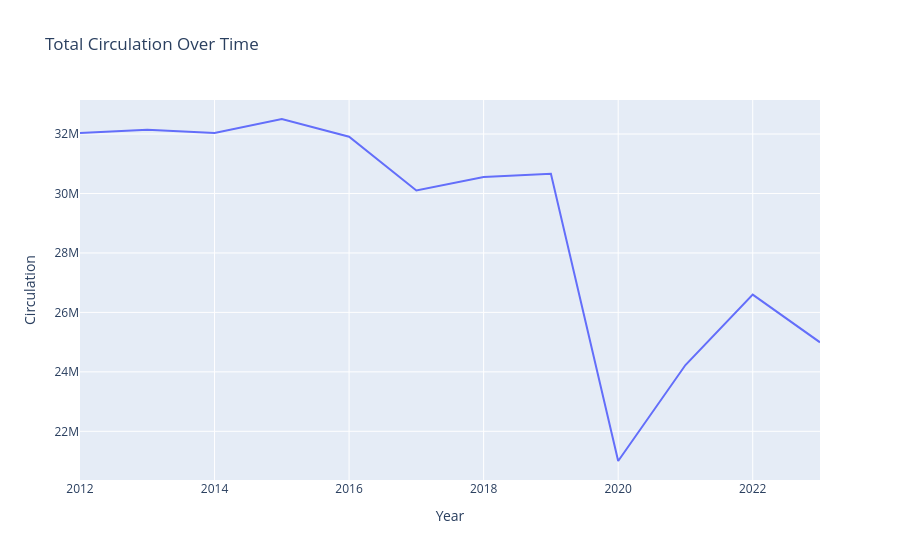
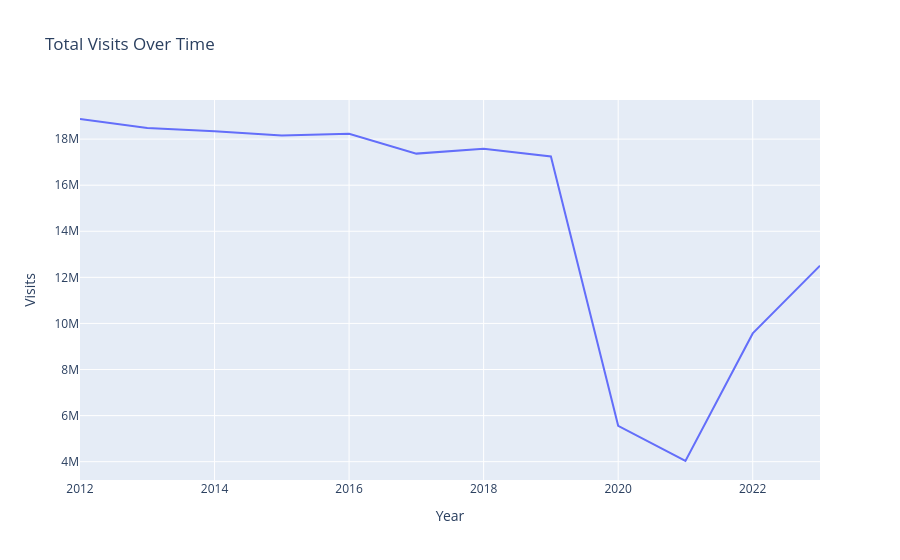
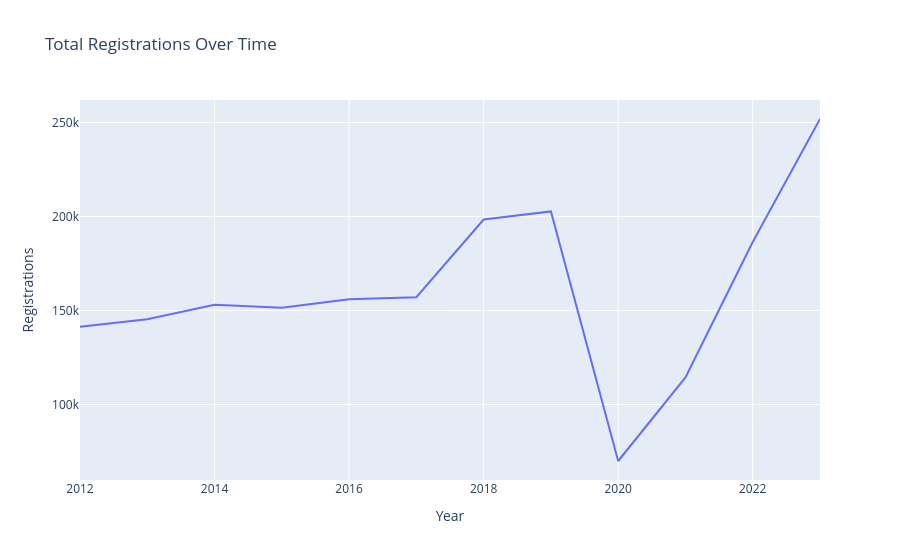
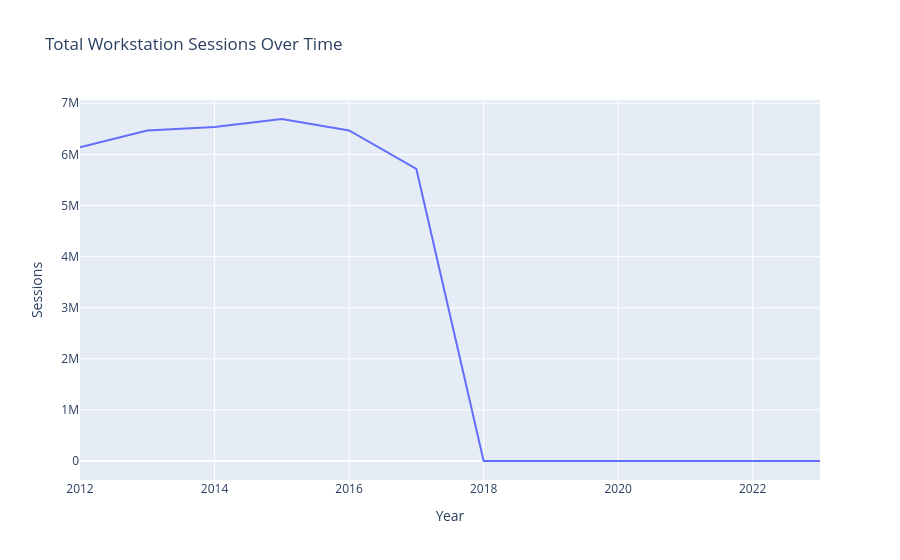

The code cell stored with these charts, in order, in its notebook:
### Markdown cell above
## 2. Overall Library Usage Trends

This section analyzes and visualizes the high-level trends in TPL's performance across all branches for key metrics over time.

### Code cell
print("--- 2. Overall Library Usage Trends ---")

# Merge all usage dataframes into a single dataframe based on 'Year' and 'BranchCode'.
# Using 'outer' merge to ensure all years and branches are included, even if some data is missing.
usage_data_merged = circulation.merge(visits, on=['Year', 'BranchCode'], how='outer') \
                        .merge(registrations, on=['Year', 'BranchCode'], how='outer') \
                        .merge(workstation_usage, on=['Year', 'BranchCode'], how='outer')

# Fill NaN values with 0 for numerical columns after merging.
# This is important for accurate summation of usage metrics.
for col in ['Circulation', 'Visits', 'Registrations', 'Sessions']:
    usage_data_merged[col] = usage_data_merged[col].fillna(0)

# Aggregate yearly totals for all metrics.
# This provides a summary of TPL's overall performance evolution.
yearly_summary = usage_data_merged.groupby('Year')[['Circulation', 'Visits', 'Registrations', 'Sessions']].sum().reset_index()

print("--- Yearly Summary of Library Usage ---")
print(yearly_summary)

# Plotting overall trends using Plotly Express for interactivity.
# These line plots show how each key metric has changed year over year.
fig_circ = px.line(yearly_summary, x='Year', y='Circulation', title='Total Circulation Over Time')
fig_circ.show()

fig_visits = px.line(yearly_summary, x='Year', y='Visits', title='Total Visits Over Time')
fig_visits.show()

fig_reg = px.line(yearly_summary, x='Year', y='Registrations', title='Total Registrations Over Time')
fig_reg.show()

fig_ws = px.line(yearly_summary, x='Year', y='Sessions', title='Total Workstation Sessions Over Time')
fig_ws.show()

### Figure 1 — Plotly figure (JSON) as saved in the notebook; plotly's stock layout.template omitted (floating-point values rounded to 4 significant figures)
{"data": [{"hovertemplate": "Year=%{x}<br>Circulation=%{y}<extra></extra>", "legendgroup": "", "line": {"color": "#636efa", "dash": "solid"}, "marker": {"symbol": "circle"}, "mode": "lines", "name": "", "orientation": "v", "showlegend": false, "type": "scatter", "x": [2012, 2013, 2014, 2015, 2016, 2017, 2018, 2019, 2020, 2021, 2022, 2023], "xaxis": "x", "y": [32030000.0, 32150000.0, 32030000.0, 32510000.0, 31910000.0, 30100000.0, 30560000.0, 30660000.0, 21000000.0, 24230000.0, 26600000.0, 24990000.0], "yaxis": "y"}], "layout": {"legend": {"tracegroupgap": 0}, "title": {"text": "Total Circulation Over Time"}, "xaxis": {"anchor": "y", "domain": [0, 1], "title": {"text": "Year"}}, "yaxis": {"anchor": "x", "domain": [0, 1], "title": {"text": "Circulation"}}}}

### Figure 2 — Plotly figure (JSON) as saved in the notebook; plotly's stock layout.template omitted (floating-point values rounded to 4 significant figures)
{"data": [{"hovertemplate": "Year=%{x}<br>Visits=%{y}<extra></extra>", "legendgroup": "", "line": {"color": "#636efa", "dash": "solid"}, "marker": {"symbol": "circle"}, "mode": "lines", "name": "", "orientation": "v", "showlegend": false, "type": "scatter", "x": [2012, 2013, 2014, 2015, 2016, 2017, 2018, 2019, 2020, 2021, 2022, 2023], "xaxis": "x", "y": [18870000.0, 18490000.0, 18340000.0, 18150000.0, 18230000.0, 17370000.0, 17580000.0, 17250000.0, 5558000.0, 4029000.0, 9566000.0, 12510000.0], "yaxis": "y"}], "layout": {"legend": {"tracegroupgap": 0}, "title": {"text": "Total Visits Over Time"}, "xaxis": {"anchor": "y", "domain": [0, 1], "title": {"text": "Year"}}, "yaxis": {"anchor": "x", "domain": [0, 1], "title": {"text": "Visits"}}}}

### Figure 3 — Plotly figure (JSON) as saved in the notebook; plotly's stock layout.template omitted (floating-point values rounded to 4 significant figures)
{"data": [{"hovertemplate": "Year=%{x}<br>Registrations=%{y}<extra></extra>", "legendgroup": "", "line": {"color": "#636efa", "dash": "solid"}, "marker": {"symbol": "circle"}, "mode": "lines", "name": "", "orientation": "v", "showlegend": false, "type": "scatter", "x": [2012, 2013, 2014, 2015, 2016, 2017, 2018, 2019, 2020, 2021, 2022, 2023], "xaxis": "x", "y": [141300.0, 145300.0, 153000.0, 151400.0, 156000.0, 157000.0, 198400.0, 202700.0, 69950.0, 114400.0, 186400.0, 251900.0], "yaxis": "y"}], "layout": {"legend": {"tracegroupgap": 0}, "title": {"text": "Total Registrations Over Time"}, "xaxis": {"anchor": "y", "domain": [0, 1], "title": {"text": "Year"}}, "yaxis": {"anchor": "x", "domain": [0, 1], "title": {"text": "Registrations"}}}}

### Figure 4 — Plotly figure (JSON) as saved in the notebook; plotly's stock layout.template omitted (floating-point values rounded to 4 significant figures)
{"data": [{"hovertemplate": "Year=%{x}<br>Sessions=%{y}<extra></extra>", "legendgroup": "", "line": {"color": "#636efa", "dash": "solid"}, "marker": {"symbol": "circle"}, "mode": "lines", "name": "", "orientation": "v", "showlegend": false, "type": "scatter", "x": [2012, 2013, 2014, 2015, 2016, 2017, 2018, 2019, 2020, 2021, 2022, 2023], "xaxis": "x", "y": [6138000.0, 6466000.0, 6537000.0, 6692000.0, 6467000.0, 5715000.0, 0.0, 0.0, 0.0, 0.0, 0.0, 0.0], "yaxis": "y"}], "layout": {"legend": {"tracegroupgap": 0}, "title": {"text": "Total Workstation Sessions Over Time"}, "xaxis": {"anchor": "y", "domain": [0, 1], "title": {"text": "Year"}}, "yaxis": {"anchor": "x", "domain": [0, 1], "title": {"text": "Sessions"}}}}
